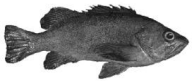
#> input picture assets/fish.png, 192 x 81 px
$ jupyter execute algo_check.ipynb
#> lines starting #> are read from the running program, lines starting #| are printed output that depends on the picture
[cell 1]
import numpy as np
import math
import matplotlib.pyplot as plt
from PIL import Image

def rotate_column_major(I, theta, m, n, m_prime, n_prime):
    R = np.zeros((m_prime, n_prime), dtype=I.dtype)

    sx = m * abs(math.sin(theta))
    sy = n * abs(math.cos(theta))

    delta_x = abs(math.sin(theta))
    delta_y = abs(math.cos(theta))

    # Calculate η for checking negativity
    eta = (
        1 if theta in [math.pi, 5 * math.pi / 4, (3 * math.pi) / 2, 2 * math.pi] else 0
    )

    delta_i = ((-1) ** eta) / delta_x

    r_o = math.ceil(n * abs(math.sin(theta)))
    r_i = m

    # Perform the rotation
    for i in range(r_o):
        i_prime = 0

        f_i = math.floor(i / abs(math.tan(theta)))

        x_prime = f_i
        y_prime = i

        for p in range(r_i):
            if theta in [5 * math.pi / 4, 7 * math.pi / 4]:
                j = r_i - p - 1
            else:
                j = p

            x_I, y_I = j, math.floor(i_prime)

            x_R = int((-1) ** eta * math.floor((y_prime + sy)))
            y_R = int((-1) ** eta * math.floor((x_prime + sx)))

            # Map the pixels
            if 0 <= x_R < m_prime and 0 <= y_R < n_prime:
                try:
                    R[x_R, y_R] = I[x_I, y_I]
                    R[x_R + 1, y_R] = I[x_I, y_I]
                except Exception as e:
                    print(f"{x_R, y_R, x_I, y_I = }")
                    print(e)

            x_prime += delta_x
            y_prime += delta_y

            i_prime += delta_i

    return R


input_image_path = "../assets/fish.png"  # Replace with your image file path
I = Image.open(input_image_path).convert("L")
#> I is the input picture: PIL image 192x81 L; min 19, max 255, mean 159.9
I = np.array(I)

theta = math.radians(80)  # 45 degrees rotation

m, n = I.shape
#> m = 81; n = 192

m_prime, n_prime = round(abs(m * math.cos(theta)) + abs(n * math.sin(theta))), round(
    abs(n * math.cos(theta)) + abs(m * math.sin(theta))
)
#> m_prime = 203; n_prime = 113

R = rotate_column_major(I, theta, m, n, m_prime, n_prime)
#> after the loop in rotate_column_major, `for i in range(r_o):`:
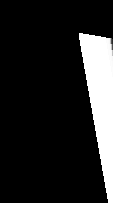
#> R: shape (203, 113); min 0, max 255, mean 36.1

plt.figure(figsize=(10, 5))
plt.subplot(1, 2, 1)
plt.title("Original Image")
plt.imshow(I, cmap="gray", vmin=0, vmax=255)
plt.subplot(1, 2, 2)
plt.title("Rotated Image")
plt.imshow(R, cmap="gray", vmin=0, vmax=255)
plt.show()
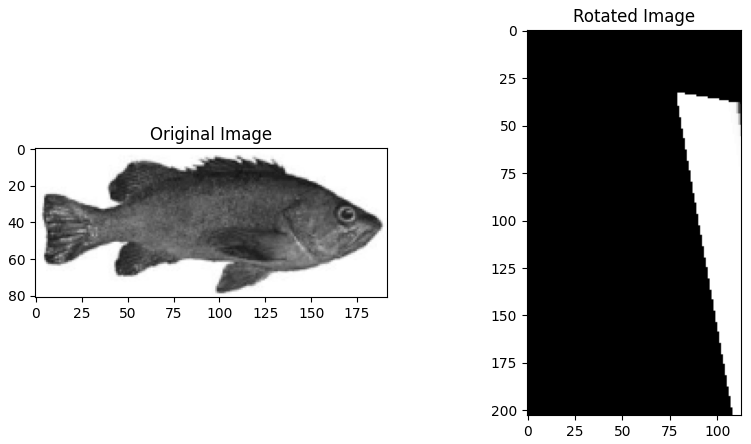
#> figure drawn by matplotlib, 2 panels

$ run again, with assets/dlrZ3Schematic.png copied over assets/fish.png
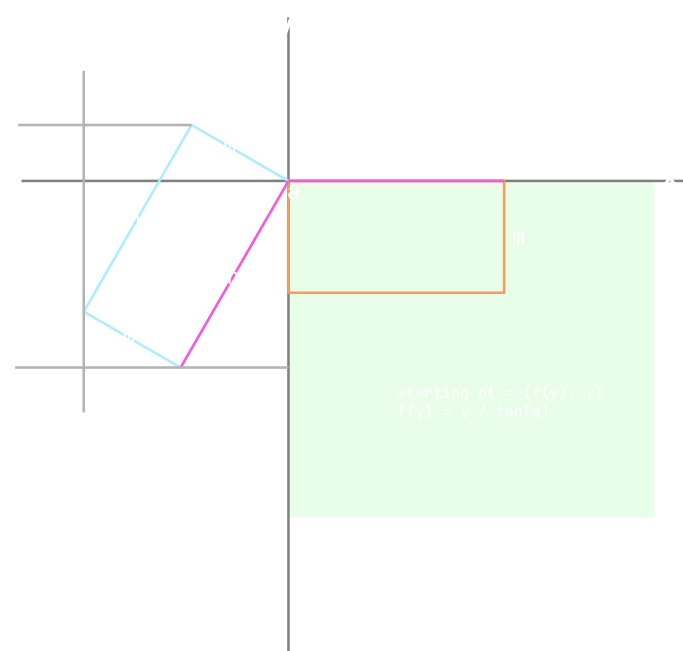
#> input picture assets/dlrZ3Schematic.png, 683 x 651 px
#> after the loop in rotate_column_major, `for i in range(r_o):`:
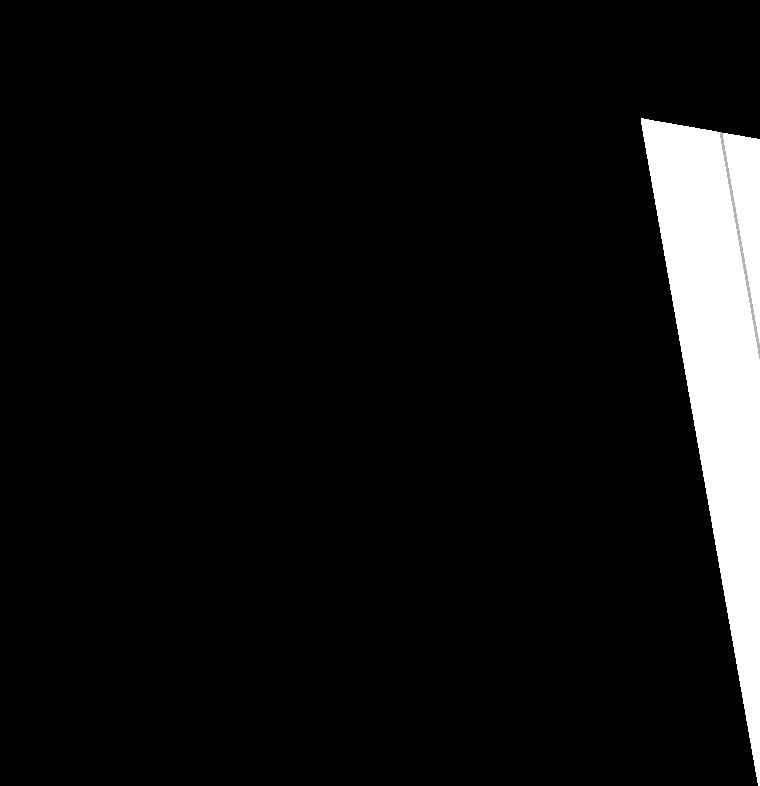
#> R: shape (786, 760); min 0, max 255, mean 16.7
#> `plt.show()`:
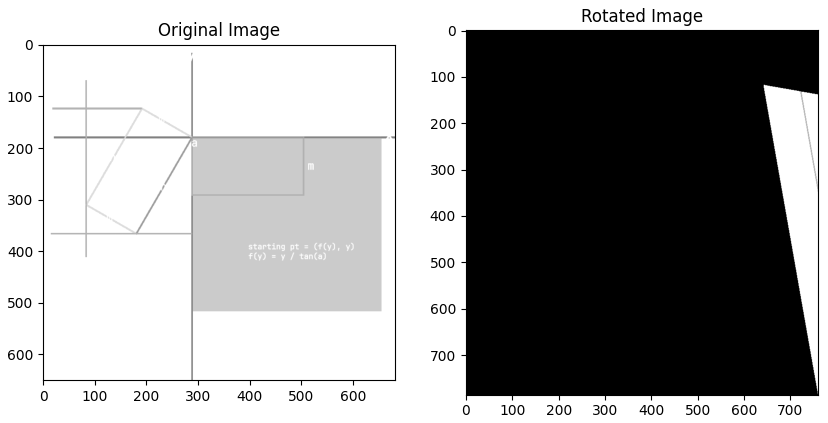
#> figure drawn by matplotlib, 2 panels
